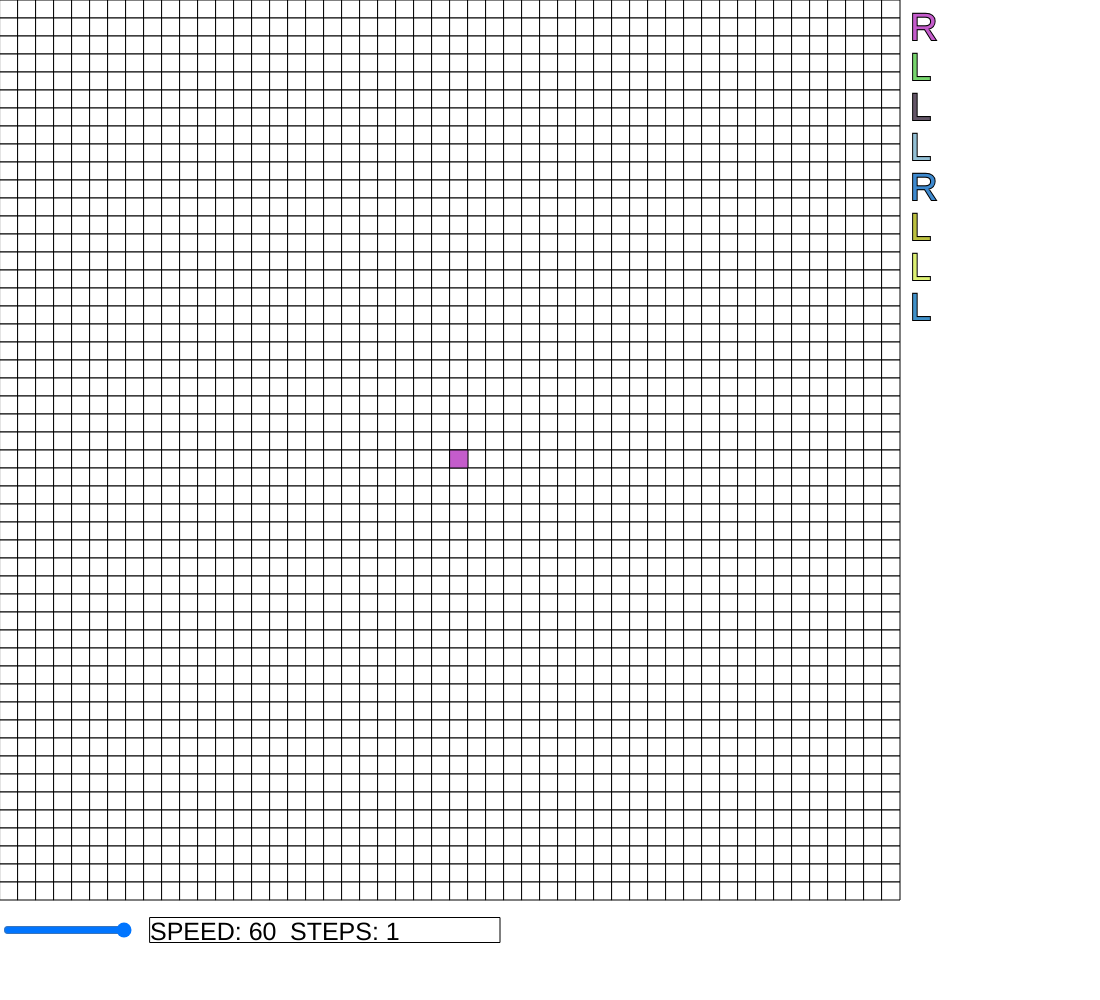
Frame 1 (no input)
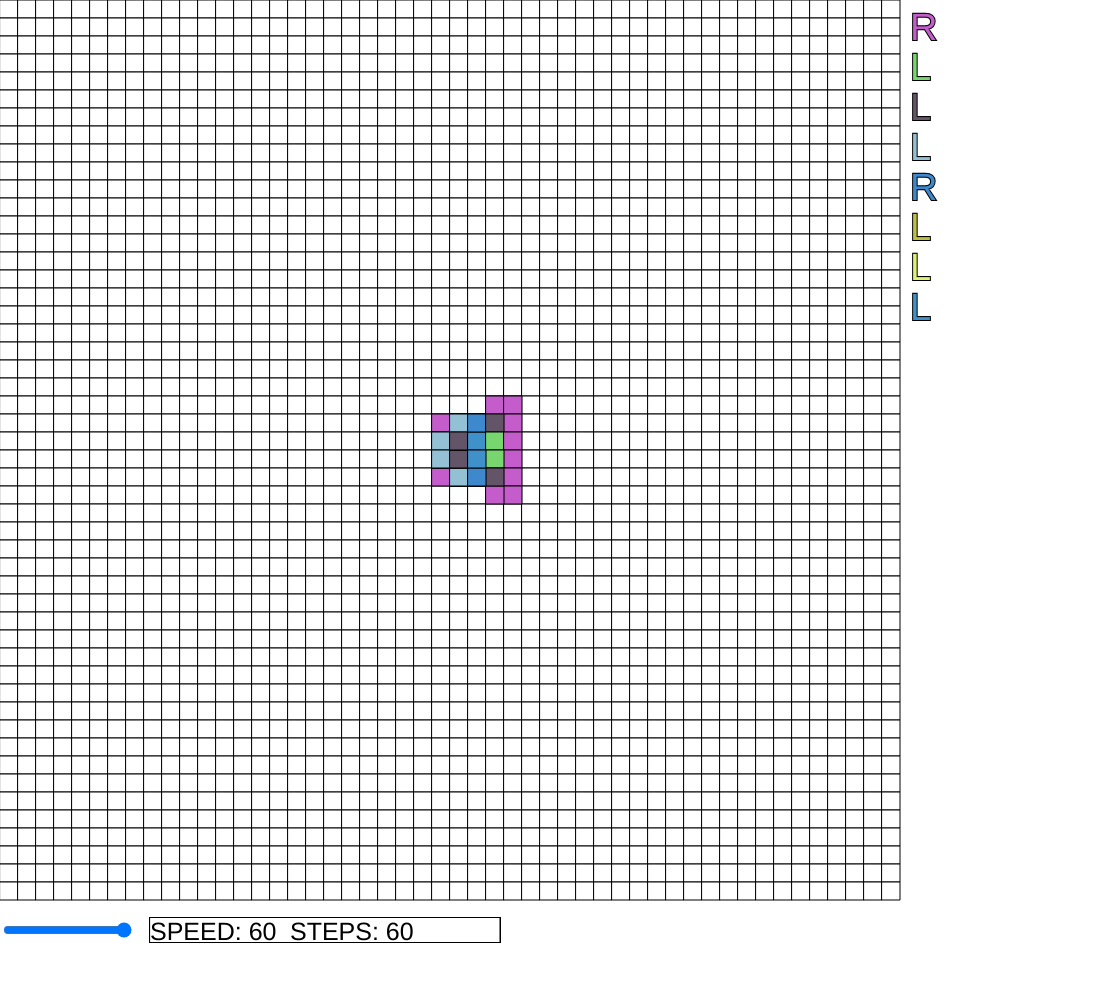
Frame 60 (no input)
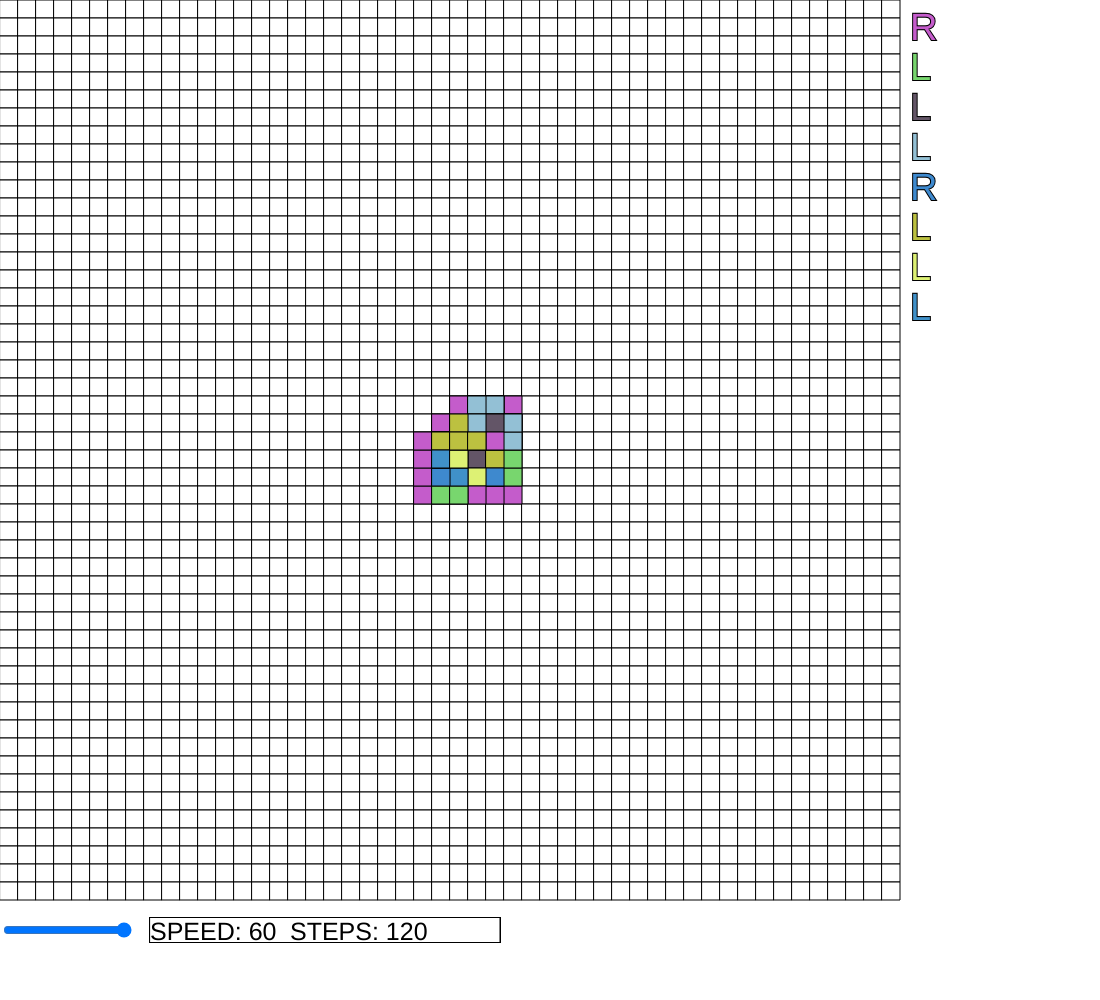
Frame 120 (the mouse pressed at the canvas centre since frame 60)

The p5.js sketch that drew these frames (run headless with seeded random() and noise() and a simulated clock; from frame 60 on, the mouse is pressed at the canvas centre):

// p5.js sketch
// ── sketch.js
let ants;

function setup() {
    createCanvas(window.innerHeight + 100, window.innerHeight);

    ants = new LangtonsAnt(50, window.innerHeight - 100, 60, 'RLLLRLLL');
    ants.drawSequence();
}

function draw() {
    ants.move();
    ants.statistics();
}
// ── LangtonsAnt.js
let funcOrder = [];
let colorOrder = [];

class LangtonsAnt {
    constructor(GRID_SIZE = 50, PIXEL_AREA = 500, START_SPEED = 30, SEQUENCE = 'RL') {
        /* initialize matrix  */
        this.matrix = new Array(GRID_SIZE);
        for (let p = 0; p < GRID_SIZE; p++) {
            this.matrix[p] = new Array(GRID_SIZE);
            this.matrix[p].fill(0);
        }

        /* size and padding for drawing cells */
        this.area = PIXEL_AREA;
        this.size = GRID_SIZE;
        this.padding = this.area / GRID_SIZE;

        /* ant properties */
        let startPoint = floor(GRID_SIZE / 2);
        this.ant = createVector(startPoint, startPoint);
        this.antFacing = 0; // 0 - left, 1 - up, 2 - right, 3 - down

        /* draw background cells */
        this.drawGrid();

        /* init slider for controlling frame rate */
        this.speedCtrl = createSlider(2, 60, START_SPEED, 2);
        this.speedCtrl.position(1, this.area + 20);
        textSize(25);

        /* set behavior */
        this.changeBehavior(SEQUENCE);
    }

    drawSequence() {
        push();
        textSize(38);
        stroke(0);
        strokeWeight(2);
        for (let i = 0; i < colorOrder.length; i++) {
            fill(colorOrder[i]);
            text(this.currentSeq.charAt(i), this.area + 10, (i + 1) * 40);
        }
        pop();
    }

    drawGrid() {
        // stroke(255, 255, 255, 150);
        push();
        stroke(10, 10, 10, 150);
        fill(255);
        pop();
        for (let i = 0; i < this.size; i++) {
            for (let j = 0; j < this.size; j++) {
                rect(this.padding * i, this.padding * j, this.padding, this.padding);
            }
        }
    }

    turnRight() {
        if (this.antFacing === 0) {
            this.ant.y -= 1;
            this.antFacing = 1;
        } else if (this.antFacing === 1) {
            this.ant.x += 1;
            this.antFacing = 2;
        } else if (this.antFacing === 2) {
            this.ant.y += 1;
            this.antFacing = 3;
        } else if (this.antFacing === 3) {
            this.ant.x -= 1;
            this.antFacing = 0;
        }
    }

    turnLeft() {
        if (this.antFacing === 0) {
            this.ant.y += 1;
            this.antFacing = 3;
        } else if (this.antFacing === 1) {
            this.ant.x -= 1;
            this.antFacing = 0;
        } else if (this.antFacing === 2) {
            this.ant.y -= 1;
            this.antFacing = 1;
        } else if (this.antFacing === 3) {
            this.ant.x += 1;
            this.antFacing = 2;
        }
    }

    writeLSequence(num, length) {
        colorOrder.push(color(floor(random(50, 255)), floor(random(50, 255)), floor(random(50, 255))));
        funcOrder.push(function (classAnts) {
            if (classAnts.matrix[classAnts.ant.x][classAnts.ant.y] === num) {
                classAnts.matrix[classAnts.ant.x][classAnts.ant.y] = length === num + 1 ? 0 : num + 1;
                fill(colorOrder[num]);
                rect(classAnts.padding * classAnts.ant.x, classAnts.padding * classAnts.ant.y, classAnts.padding, classAnts.padding);
                classAnts.turnLeft();
            }
        });
    }

    writeRSequence(num, length) {
        colorOrder.push(color(floor(random(50, 255)), floor(random(50, 255)), floor(random(50, 255))));
        funcOrder.push(function (classAnts) {
            if (classAnts.matrix[classAnts.ant.x][classAnts.ant.y] === num) {
                classAnts.matrix[classAnts.ant.x][classAnts.ant.y] = length === num + 1 ? 0 : num + 1;
                fill(colorOrder[num]);
                rect(classAnts.padding * classAnts.ant.x, classAnts.padding * classAnts.ant.y, classAnts.padding, classAnts.padding);
                classAnts.turnRight();
            }
        });
    }

    changeBehavior(sequence) {
        funcOrder.length = 0;
        colorOrder.length = 0;
        let count = 0;
        let sLength = sequence.length;
        for (let i = 0; i < sLength; i++) {
            if (sequence[i] === 'L' || sequence[i] === 'l') {
                this.writeLSequence(count, sLength);
                count++;
            } else if (sequence[i] === 'R' || sequence[i] === 'r') {
                this.writeRSequence(count, sLength);
                count++;
            }
        }
        this.currentSeq = sequence;
    }

    changeColors() {
        let minLenght = arguments.length > colorOrder.length ? colorOrder.length : arguments.length;
        for (let i = 0; i < minLenght; i++) {
            if (arguments[i] === '') {
                i++;
            }
            colorOrder[i] = color(arguments[i]);
        }
        this.drawSequence();
    }

    isOver() {
        return (this.ant.x > this.size - 1 || this.ant.x < 0 || this.ant.y > this.size - 1 || this.ant.y < 0);
    }

    move() {
        if (this.isOver()) {
            noLoop();
            return;
        }
        for (let func = 0; func < funcOrder.length; func++) {
            funcOrder[func](this);
        }
    }

    statistics() {
        /* display info and control speed */
        frameRate(this.speedCtrl.value());
        fill(255);
        rect(150, this.area + 17.5, 20 * 17.5, 25);
        fill(0);
        text('SPEED: ' + this.speedCtrl.value(), 150, this.area + 40);
        text('STEPS: ' + frameCount, 150 + 8 * 17.5, this.area + 40);
    }
}
